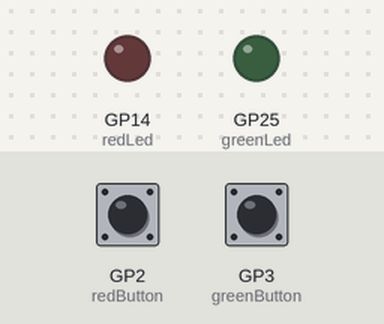
This program was run on a simulated Raspberry Pi Pico running MicroPython. Parts: output pins drawn as LEDs (lit = HIGH). Dashed ring = blinking. The test bench sets the inputs (shaded band); at power-on: GP2 (redButton) LOW, GP3 (greenButton) LOW.

Above: at 1.2 s.
1.3 s: GP2 (redButton) pulled HIGH for 1 s
At 1.55 s:
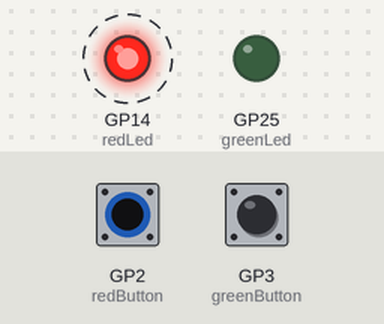
4.3 s: GP3 (greenButton) pulled HIGH for 3.2 s
At 4.55 s:
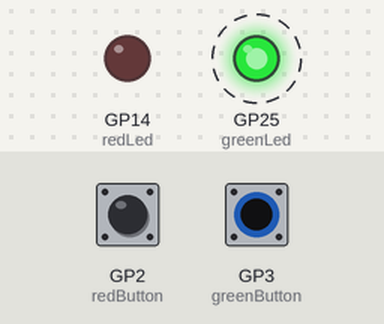
9.0 s: GP2 (redButton) pulled HIGH for 3.2 s
At 12.9 s:
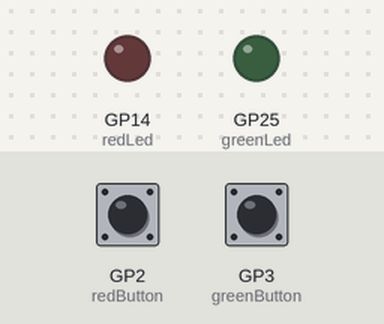
13.7 s: GP2 (redButton) driven HIGH and GP3 (greenButton) driven HIGH
At 13.95 s:
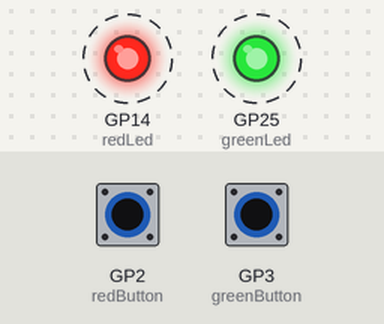
16.7 s: GP2 (redButton) driven LOW
At 16.95 s:
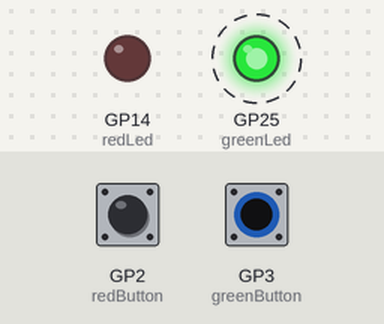
19.7 s: GP3 (greenButton) driven LOW
At 19.7 s:
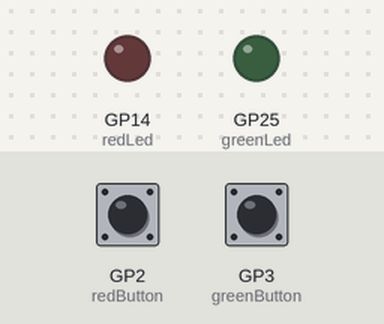
Timing chart, 0 to 22.2 s (numbered marks = the images above; inputs shaded):
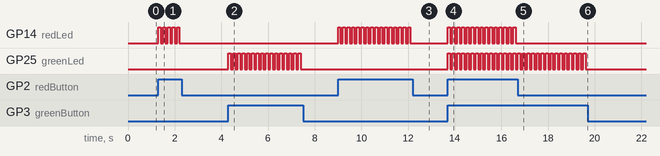

The program:

flashy_button.py
```python
from machine import Pin
import time

def toggle(pin, value):
    value = 0 if value == 1 else 1
    pin.value(value)
    return value

redButton = Pin(2, Pin.IN, Pin.PULL_DOWN)
greenButton = Pin(3, Pin.IN, Pin.PULL_DOWN)
redLed = Pin(14, Pin.OUT)
greenLed = Pin(25, Pin.OUT)

while True:
    time.sleep(0.1)

    if redButton.value() == 1:
        redLed.toggle()

    if greenButton.value() == 1:
        greenLed.toggle()

    
```

Measured:
- after the input at 1.3 s, GP14 (redLed): alternates HIGH for 0.10 s and LOW for 0.10 s, 10 changes in all, then stays LOW, starting at once
- after the input at 4.3 s, GP25 (greenLed): alternates HIGH for 0.10 s and LOW for 0.10 s, 32 changes in all, then stays LOW, starting at once
- after the input at 9.0 s, GP14 (redLed): alternates HIGH for 0.10 s and LOW for 0.10 s, 32 changes in all, then stays LOW, starting at once
- after the input at 13.7 s, GP14 (redLed), GP25 (greenLed): alternates HIGH for 0.10 s and LOW for 0.10 s, starting at once
- after the input at 16.7 s, GP14 (redLed): stops changing and stays LOW
- after the input at 19.7 s, GP25 (greenLed): stops changing and stays LOW
